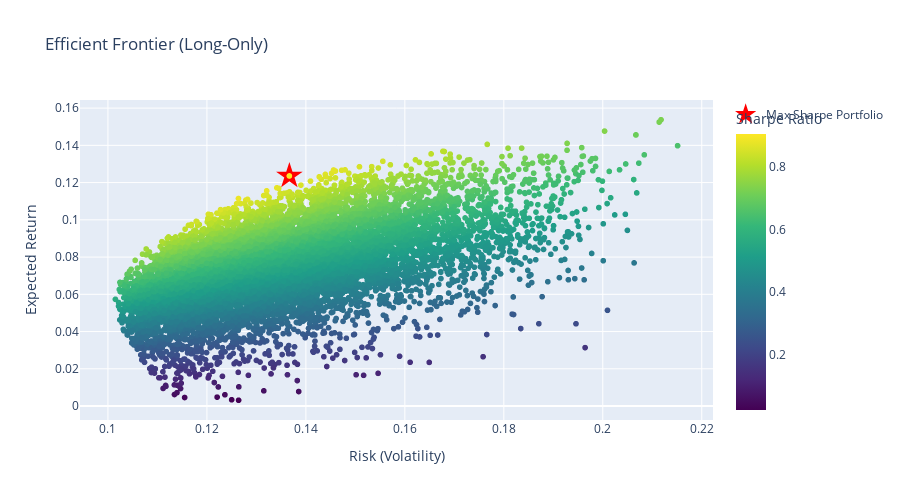

The notebook cell this image was saved under:
### Markdown cell above
### Step 6: Visualize Long-Only Efficient Frontier (No Shorting)

Now that we’ve simulated thousands of portfolios with long-only constraints (no shorting), we visualize the resulting efficient frontier.

This shows portfolios composed entirely of positive weights — a realistic setup for mutual funds, ETFs, and individual investors.

We also highlight the portfolio with the highest Sharpe ratio, which represents the best trade-off between risk and return within the long-only universe.

### Code cell
# Find the max Sharpe ratio portfolio
max_sharpe_idx_long = portfolios_long_df['Sharpe'].idxmax()
max_point_long = portfolios_long_df.iloc[max_sharpe_idx_long]

# Plot the efficient frontier (long-only)
fig_long = px.scatter(
    portfolios_long_df,
    x='Volatility',
    y='Return',
    color='Sharpe',
    color_continuous_scale='Viridis',
    title='Efficient Frontier (Long-Only)',
    labels={'Volatility': 'Risk (Volatility)', 'Return': 'Expected Return'},
    width=900,
    height=500
)

# Highlight max Sharpe point
fig_long.add_scatter(
    x=[max_point_long['Volatility']],
    y=[max_point_long['Return']],
    mode='markers',
    marker=dict(size=20, color='red', symbol='star'),
    name='Max Sharpe Portfolio'
)

fig_long.update_layout(coloraxis_colorbar=dict(title='Sharpe Ratio'))
fig_long.show()

### Figure 1 — Plotly figure (JSON) as saved in the notebook; plotly's stock layout.template omitted (floating-point values rounded to 4 significant figures; data arrays with more than 128 entries replaced by an {"elided": "..."} marker saying what was removed)
{"data": [{"hovertemplate": "Risk (Volatility)=%{x}<br>Expected Return=%{y}<br>Sharpe=%{marker.color}<extra></extra>", "legendgroup": "", "marker": {"color": {"elided": "10000 float values"}, "coloraxis": "coloraxis", "symbol": "circle"}, "mode": "markers", "name": "", "showlegend": false, "type": "scattergl", "x": {"elided": "10000 float values"}, "xaxis": "x", "y": {"elided": "10000 float values"}, "yaxis": "y"}, {"marker": {"color": "red", "size": 20, "symbol": "star"}, "mode": "markers", "name": "Max Sharpe Portfolio", "type": "scatter", "x": [0.1367], "y": [0.1236]}], "layout": {"coloraxis": {"colorbar": {"title": {"text": "Sharpe Ratio"}}, "colorscale": [[0, "#440154"], [0.1111, "#482878"], [0.2222, "#3e4989"], [0.3333, "#31688e"], [0.4444, "#26828e"], [0.5556, "#1f9e89"], [0.6667, "#35b779"], [0.7778, "#6ece58"], [0.8889, "#b5de2b"], [1, "#fde725"]]}, "height": 500, "legend": {"tracegroupgap": 0}, "title": {"text": "Efficient Frontier (Long-Only)"}, "width": 900, "xaxis": {"anchor": "y", "domain": [0, 1], "title": {"text": "Risk (Volatility)"}}, "yaxis": {"anchor": "x", "domain": [0, 1], "title": {"text": "Expected Return"}}}}
